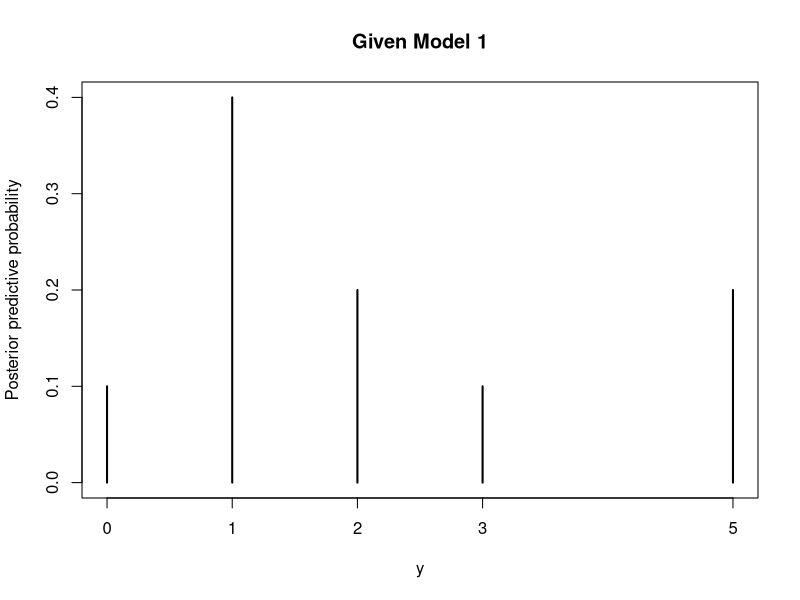

Source code (R):
## ---- chunk 1
N <- 1000000
n <- 20
y_obs <- 2
theta1 <- rbeta(N, 0.5, 0.5)
y1 <- rbinom(N, n, theta1)
likelihood1 <- sum(y1 == y_obs)/N
likelihood1
## ---- chunk 2
theta2 <- rnorm(N, 0.5, 0.1)
theta2 <- theta2 * (theta2 >= 0) * (theta2 <= 1) # to ensure valid probs
y2 <- rbinom(N, n, theta2)
likelihood2 <- sum(y2 == y_obs)/N
likelihood2
## ---- chunk 3
bayes_factor <- likelihood1/likelihood2
bayes_factor
## ---- chunk 4
posterior_odds1 <- 0.3/0.7 * bayes_factor
posterior1 <- posterior_odds1/(1 + posterior_odds1)
posterior2 <- 1 - posterior1
c(posterior1, posterior2)
## ---- chunk 5
trials <- 10
theta1 <- rbeta(trials, 0.5+2, 0.5+18)
y <- rbinom(trials, n, theta1)
plot(table(y)/trials,
     ylab="Posterior predictive probability",
     main="Given Model 1")
